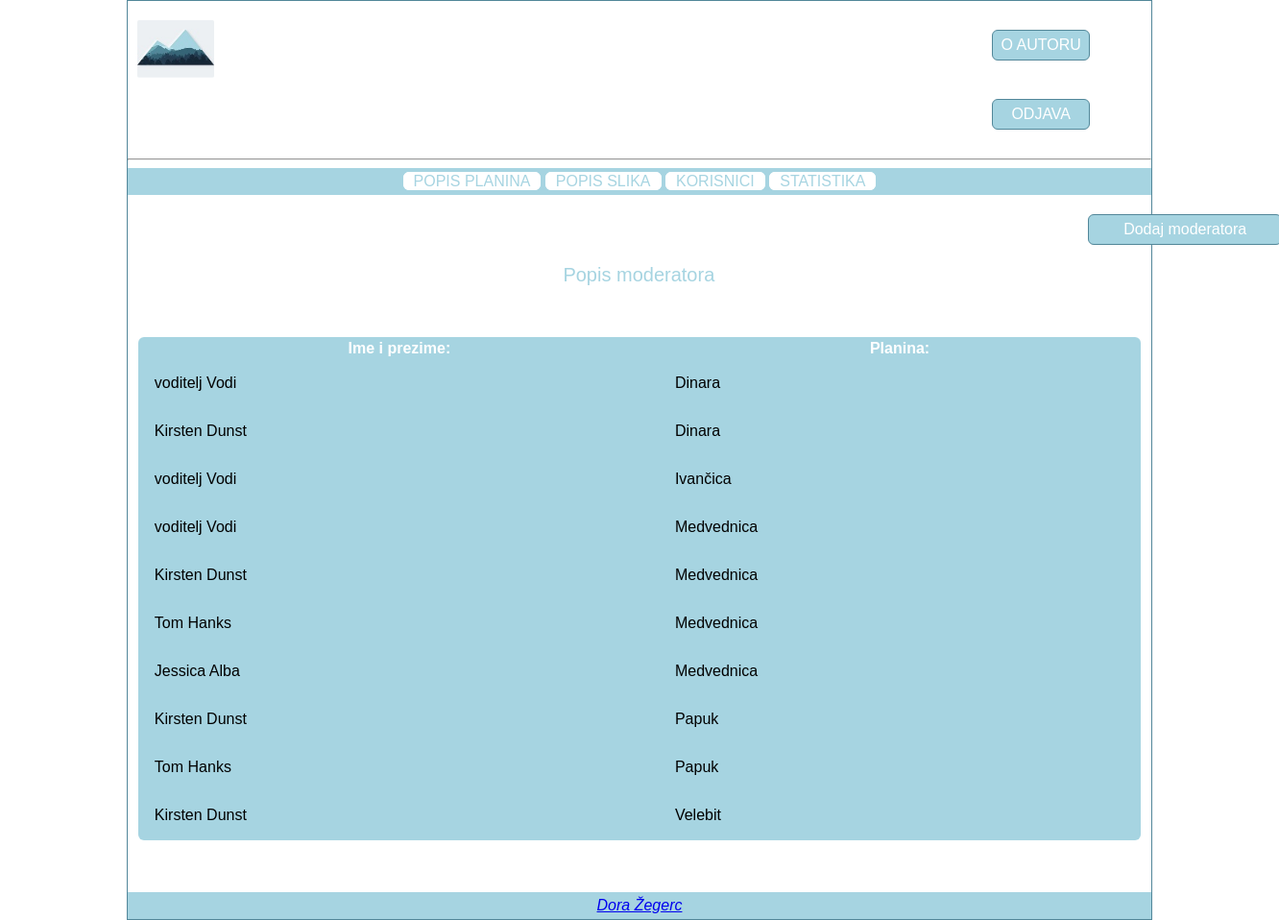
Page /popis_moderatora.php (signed in) on the committed database.
### tables this page shows
CREATE TABLE IF NOT EXISTS `korisnik` (
  `korisnik_id` INT NOT NULL AUTO_INCREMENT,
  `tip_korisnika_id` INT NOT NULL,
  `korisnicko_ime` VARCHAR(50) NOT NULL,
  `lozinka` VARCHAR(50) NOT NULL,
  `ime` VARCHAR(50) NOT NULL,
  `prezime` VARCHAR(50) NOT NULL,
  `email` VARCHAR(100) NOT NULL,
  `blokiran` INT(1) NOT NULL,
  `slika` TEXT NULL,
  PRIMARY KEY (`korisnik_id`),
  INDEX `fk_korisnik_tip_korisnika_idx` (`tip_korisnika_id` ASC),
  CONSTRAINT `fk_korisnik_tip_korisnika`
    FOREIGN KEY (`tip_korisnika_id`)
    REFERENCES `tip_korisnika` (`tip_korisnika_id`)
    ON DELETE CASCADE
    ON UPDATE CASCADE);

CREATE TABLE IF NOT EXISTS `planina` (
  `planina_id` INT NOT NULL AUTO_INCREMENT,
  `naziv` VARCHAR(100) NOT NULL,
  `opis` TEXT NOT NULL,
  `lokacija` TEXT NULL,
  `geografska_sirina` DOUBLE NULL,
  `geografska_duzina` DOUBLE NULL,
  PRIMARY KEY (`planina_id`));

### bp.php (called while the page is built, shortened)
<?php
	function izvrsiUpit($veza,$upit){
		$rezultat = mysqli_query($veza,$upit);
			return $rezultat;
	}
?>

### popis_moderatora.php (the view)
<?php
	include_once("zaglavlje.php");
	$veza = spajanjeNaBazu();
    if(isset($_SESSION['aktivni_korisnik_id'])){
        if($_SESSION['aktivni_korisnik_tip']=='0'){
			echo "
				<div class=\"dodaj\">
					<a href=\"dodaj_moderatora.php\">Dodaj moderatora</a>
				</div> ";
		} else {
            header("Location:index.php");
            exit();
        }
	 }
		else {
			header("Location:index.php");
			exit();
		}
        $upit = "SELECT korisnik.korisnik_id, korisnik.ime, korisnik.prezime, planina.naziv, planina.planina_id
                 FROM korisnik LEFT JOIN moderator ON korisnik.korisnik_id=moderator.korisnik_id
                 LEFT JOIN planina ON moderator.planina_id=planina.planina_id
                 WHERE planina.naziv IS NOT NULL ORDER BY planina.naziv ASC";
        $rezultat = izvrsiUpit($veza, $upit);
?>
<table class="popis_planina">
	<p class="naslov">Popis moderatora</p>
    <thead>
		<tr>
			<th>Ime i prezime:</th>
			<th>Planina:</th>
		 </tr>
	</thead>
    <tbody>
        <?php
            while(list($korisnikId, $ime, $prezime, $naziv, $planinaId)=mysqli_fetch_array($rezultat)){
                            echo "
                                <tr>
                                    <td>$ime "." $prezime</td>
                                    <td>$naziv</td>
                                </tr>";
                        }
        ?>
	</tbody>
</table>
<?php
	include("podnozje.php");
?>

### style.css (style rules this page uses)
body { font-family:Arial,Helvetica,sans-serif; background-color:white; border:1pt solid #528799; height:100%; width:80%; margin:auto; text-align:left; }
p { font-size: 15px; margin-left: 10px; width:98%; text-align:left; }
.dodaj { margin: 20px 50px 20px 1000px; height: 30px; width: 200px; text-align:center; border: 1px solid #528799; border-radius: 6px; background: #a6d4e1; cursor: pointer; line-height: 30px; }
.dodaj a { text-decoration: none; color: white; }
.naslov { text-align:center; font-size: 20px; color: #a6d4e1; }
.popis_planina { width: 98%; height: 100%; margin: 5% auto; background-color: #a6d4e1; border-radius: 6px; }
.popis_planina th { color: white; text-align: center; }
.popis_planina td { padding: 15px; }

### rows in the picture
korisnik: ime "voditelj", prezime "Vodi", planina.naziv "Dinara", planina.naziv "Ivančica", planina.naziv "Medvednica"
korisnik: ime "Kirsten", prezime "Dunst", planina.naziv "Dinara", planina.naziv "Medvednica", planina.naziv "Papuk", planina.naziv "Velebit"
korisnik: ime "Tom", prezime "Hanks", planina.naziv "Medvednica", planina.naziv "Papuk"
korisnik: ime "Jessica", prezime "Alba", planina.naziv "Medvednica"
